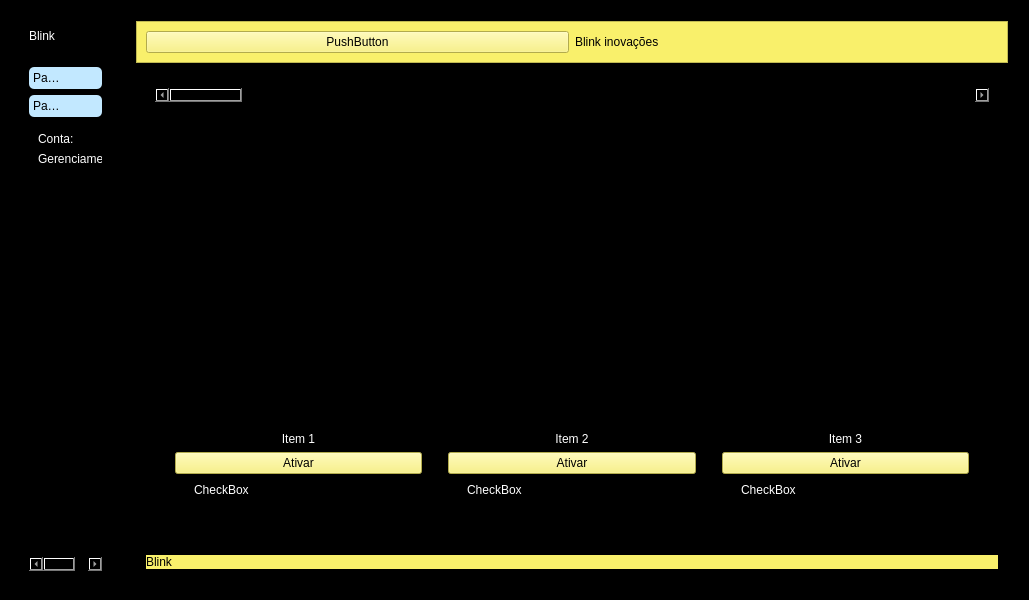
<?xml version="1.0" encoding="UTF-8"?>
<ui version="4.0">
 <class>Widget</class>
 <widget class="QWidget" name="Widget">
  <property name="geometry">
   <rect>
    <x>0</x>
    <y>0</y>
    <width>1029</width>
    <height>600</height>
   </rect>
  </property>
  <property name="windowTitle">
   <string>Widget</string>
  </property>
  <property name="styleSheet">
   <string notr="true">background-color: rgb(0, 0, 0);
</string>
  </property>
  <layout class="QHBoxLayout" name="horizontalLayout">
   <item>
    <widget class="QFrame" name="left_container">
     <property name="maximumSize">
      <size>
       <width>200</width>
       <height>16777215</height>
      </size>
     </property>
     <property name="styleSheet">
      <string notr="true">*{
	border:none;
	color: rgb(255, 255, 255);
}</string>
     </property>
     <property name="frameShape">
      <enum>QFrame::StyledPanel</enum>
     </property>
     <property name="frameShadow">
      <enum>QFrame::Raised</enum>
     </property>
     <layout class="QVBoxLayout" name="verticalLayout_2">
      <item>
       <widget class="QFrame" name="frame_3">
        <property name="frameShape">
         <enum>QFrame::StyledPanel</enum>
        </property>
        <property name="frameShadow">
         <enum>QFrame::Raised</enum>
        </property>
        <layout class="QHBoxLayout" name="horizontalLayout_4">
         <item>
          <widget class="QLabel" name="label_3">
           <property name="text">
            <string>Blink</string>
           </property>
          </widget>
         </item>
        </layout>
       </widget>
      </item>
      <item>
       <widget class="QFrame" name="frame_4">
        <property name="styleSheet">
         <string notr="true">border-color: rgb(249, 240, 107);
gridline-color: rgb(249, 240, 107);</string>
        </property>
        <property name="frameShape">
         <enum>QFrame::StyledPanel</enum>
        </property>
        <property name="frameShadow">
         <enum>QFrame::Raised</enum>
        </property>
        <layout class="QVBoxLayout" name="verticalLayout_3">
         <item>
          <widget class="QToolBox" name="toolBox">
           <property name="styleSheet">
            <string notr="true">QToolBox::tab{
	color: rgb(0, 0, 0);
	border-radius: 5px;
	background-color: rgb(194,232,255);
	text-align:left;
}

QPushButton:hover{
	color: rgb(0, 0, 0);
	border-top-left-radius: 15px;
	background-color: rgb(192, 191, 188);
}</string>
           </property>
           <property name="currentIndex">
            <number>1</number>
           </property>
           <widget class="QWidget" name="page">
            <property name="geometry">
             <rect>
              <x>0</x>
              <y>0</y>
              <width>80</width>
              <height>429</height>
             </rect>
            </property>
            <attribute name="label">
             <string>Page 1</string>
            </attribute>
            <layout class="QVBoxLayout" name="verticalLayout_4">
             <item>
              <widget class="QPushButton" name="button_home">
               <property name="text">
                <string>Home</string>
               </property>
              </widget>
             </item>
             <item>
              <widget class="QPushButton" name="butto_contato">
               <property name="text">
                <string>Contatos</string>
               </property>
              </widget>
             </item>
             <item>
              <widget class="QPushButton" name="button_sobre">
               <property name="text">
                <string>Sobre</string>
               </property>
              </widget>
             </item>
             <item>
              <spacer name="verticalSpacer">
               <property name="orientation">
                <enum>Qt::Vertical</enum>
               </property>
               <property name="sizeHint" stdset="0">
                <size>
                 <width>20</width>
                 <height>40</height>
                </size>
               </property>
              </spacer>
             </item>
            </layout>
           </widget>
           <widget class="QWidget" name="page_2">
            <property name="geometry">
             <rect>
              <x>0</x>
              <y>0</y>
              <width>123</width>
              <height>429</height>
             </rect>
            </property>
            <attribute name="label">
             <string>Page 2</string>
            </attribute>
            <layout class="QVBoxLayout" name="verticalLayout_5">
             <item>
              <widget class="QLabel" name="text_account">
               <property name="text">
                <string>Conta:</string>
               </property>
              </widget>
             </item>
             <item>
              <widget class="QPushButton" name="button_gerenciar">
               <property name="text">
                <string>Gerenciamento</string>
               </property>
              </widget>
             </item>
             <item>
              <spacer name="verticalSpacer_2">
               <property name="orientation">
                <enum>Qt::Vertical</enum>
               </property>
               <property name="sizeHint" stdset="0">
                <size>
                 <width>20</width>
                 <height>40</height>
                </size>
               </property>
              </spacer>
             </item>
            </layout>
           </widget>
          </widget>
         </item>
        </layout>
       </widget>
      </item>
     </layout>
    </widget>
   </item>
   <item>
    <widget class="QFrame" name="right_container">
     <property name="styleSheet">
      <string notr="true">*{
	color: rgb(255, 255, 255);
}</string>
     </property>
     <property name="frameShape">
      <enum>QFrame::StyledPanel</enum>
     </property>
     <property name="frameShadow">
      <enum>QFrame::Raised</enum>
     </property>
     <layout class="QVBoxLayout" name="verticalLayout">
      <item>
       <widget class="QFrame" name="Header">
        <property name="styleSheet">
         <string notr="true">*{
	background-color: rgb(249, 240, 107);
	
	color: rgb(0, 0, 0);
}</string>
        </property>
        <property name="frameShape">
         <enum>QFrame::StyledPanel</enum>
        </property>
        <property name="frameShadow">
         <enum>QFrame::Raised</enum>
        </property>
        <layout class="QHBoxLayout" name="horizontalLayout_2">
         <item>
          <widget class="QPushButton" name="btn_toggle">
           <property name="text">
            <string>PushButton</string>
           </property>
          </widget>
         </item>
         <item>
          <widget class="QLabel" name="label">
           <property name="text">
            <string>Blink inovações</string>
           </property>
          </widget>
         </item>
        </layout>
       </widget>
      </item>
      <item>
       <widget class="QFrame" name="MainFrame">
        <property name="sizePolicy">
         <sizepolicy hsizetype="Preferred" vsizetype="Expanding">
          <horstretch>0</horstretch>
          <verstretch>0</verstretch>
         </sizepolicy>
        </property>
        <property name="frameShape">
         <enum>QFrame::StyledPanel</enum>
        </property>
        <property name="frameShadow">
         <enum>QFrame::Raised</enum>
        </property>
        <layout class="QVBoxLayout">
         <item>
          <widget class="QStackedWidget" name="Pages">
           <property name="currentIndex">
            <number>3</number>
           </property>
           <widget class="QWidget" name="pg_home">
            <layout class="QHBoxLayout" name="horizontalLayout_5">
             <item>
              <widget class="QLabel" name="Logo">
               <property name="text">
                <string>&lt;html&gt;&lt;head/&gt;&lt;body&gt;&lt;p align=&quot;center&quot;&gt;&lt;img src=&quot;:/imgs/QrcFiles/_icons/mcqueen lighting icon&quot;/&gt;&lt;span style=&quot; vertical-align:super;&quot;&gt;&lt;br/&gt;&lt;/span&gt;&lt;/p&gt;&lt;/body&gt;&lt;/html&gt;</string>
               </property>
               <property name="textFormat">
                <enum>Qt::RichText</enum>
               </property>
               <property name="scaledContents">
                <bool>true</bool>
               </property>
              </widget>
             </item>
             <item>
              <widget class="QLabel" name="label_5">
               <property name="font">
                <font>
                 <pointsize>8</pointsize>
                </font>
               </property>
               <property name="text">
                <string>&lt;html&gt;&lt;head/&gt;&lt;body&gt;&lt;h1 style=&quot; margin-top:18px; margin-bottom:12px; margin-left:0px; margin-right:0px; -qt-block-indent:0; text-indent:0px;&quot;&gt;&lt;span style=&quot; font-size:xx-large; font-weight:700;&quot;&gt;Bem-vindo à Blink - Gerenciamento de Energia&lt;/span&gt;&lt;/h1&gt;&lt;p&gt;Conectamos você ao futuro sustentável com soluções inteligentes e eficientes para o&lt;br/&gt;gerenciamento de energia. Nossos serviços incluem:&lt;/p&gt;&lt;ol style=&quot;margin-top: 0px; margin-bottom: 0px; margin-left: 0px; margin-right: 0px; -qt-list-indent: 1;&quot;&gt;&lt;li style=&quot; margin-top:12px; margin-bottom:12px; margin-left:0px; margin-right:0px; -qt-block-indent:0; text-indent:0px;&quot;&gt;&lt;span style=&quot; font-weight:700;&quot;&gt;Eficiência Energética&lt;/span&gt;: Consultoria personalizada para otimizar o uso de&lt;br/&gt;energia em sua casa ou empresa.&lt;/li&gt;&lt;li style=&quot; margin-top:12px; margin-bottom:12px; margin-left:0px; margin-right:0px; -qt-block-indent:0; text-indent:0px;&quot;&gt;&lt;span style=&quot; font-weight:700;&quot;&gt;Monitoramento Inteligente&lt;/span&gt;: Acompanhe o consumo de energia em&lt;br/&gt;tempo real e tome decisões informadas.&lt;/li&gt;&lt;li style=&quot; margin-top:12px; margin-bottom:12px; margin-left:0px; margin-right:0px; -qt-block-indent:0; text-indent:0px;&quot;&gt;&lt;span style=&quot; font-weight:700;&quot;&gt;Energias Renováveis&lt;/span&gt;: Explore fontes limpas como solar e eólica.&lt;/li&gt;&lt;li style=&quot; margin-top:12px; margin-bottom:12px; margin-left:0px; margin-right:0px; -qt-block-indent:0; text-indent:0px;&quot;&gt;&lt;span style=&quot; font-weight:700;&quot;&gt;Armazenamento de Energia&lt;/span&gt;: Soluções eficientes para uso residencial e&lt;br/&gt;comercial.&lt;/li&gt;&lt;/ol&gt;&lt;p&gt;Junte-se à Blink e faça parte da revolução energética!&lt;/p&gt;&lt;/body&gt;&lt;/html&gt;</string>
               </property>
               <property name="scaledContents">
                <bool>true</bool>
               </property>
              </widget>
             </item>
            </layout>
           </widget>
           <widget class="QWidget" name="pg_contatos">
            <layout class="QVBoxLayout" name="verticalLayout_6">
             <item>
              <widget class="QFrame" name="frame">
               <property name="sizePolicy">
                <sizepolicy hsizetype="MinimumExpanding" vsizetype="Fixed">
                 <horstretch>0</horstretch>
                 <verstretch>0</verstretch>
                </sizepolicy>
               </property>
               <property name="frameShape">
                <enum>QFrame::StyledPanel</enum>
               </property>
               <property name="frameShadow">
                <enum>QFrame::Raised</enum>
               </property>
               <layout class="QVBoxLayout" name="verticalLayout_7">
                <item>
                 <widget class="QLabel" name="label_4">
                  <property name="text">
                   <string>&lt;html&gt;&lt;head/&gt;&lt;body&gt;&lt;p align=&quot;center&quot;&gt;&lt;span style=&quot; font-size:28pt;&quot;&gt;Contatos&lt;/span&gt;&lt;/p&gt;&lt;/body&gt;&lt;/html&gt;</string>
                  </property>
                 </widget>
                </item>
               </layout>
              </widget>
             </item>
             <item>
              <widget class="QFrame" name="frame_2">
               <property name="frameShape">
                <enum>QFrame::StyledPanel</enum>
               </property>
               <property name="frameShadow">
                <enum>QFrame::Raised</enum>
               </property>
               <layout class="QVBoxLayout" name="verticalLayout_8">
                <item>
                 <widget class="QLabel" name="label_6">
                  <property name="text">
                   <string>&lt;html&gt;&lt;head/&gt;&lt;body&gt;&lt;p align=&quot;center&quot;&gt;&lt;img src=&quot;:/imgs/QrcFiles/_icons/icons8-whatsapp-48.png&quot;/&gt;&lt;a href=&quot;https://api.whatsapp.com/send?phone=5511931004219&amp;amp;text=Ol%C3%A1%2C%20meu%20amigo!&quot;&gt;&lt;span style=&quot; font-size:24pt; vertical-align:super;&quot;&gt;Ivan Mendonça&lt;/span&gt;&lt;/p&gt;&lt;/body&gt;&lt;/html&gt;</string>
                  </property>
                 </widget>
                </item>
                <item>
                 <widget class="QLabel" name="label_7">
                  <property name="text">
                   <string>&lt;html&gt;&lt;head/&gt;&lt;body&gt;&lt;p align=&quot;center&quot;&gt;&lt;img src=&quot;:/imgs/QrcFiles/_icons/icons8-instagram-48.png&quot;/&gt;&lt;a href=&quot;https://www.instagram.com/diagramadevann/&quot;&gt;&lt;span style=&quot; font-size:24pt; vertical-align:super;&quot;&gt;BlinkEnergia&lt;/span&gt;&lt;/p&gt;&lt;/body&gt;&lt;/html&gt;</string>
                  </property>
                 </widget>
                </item>
                <item>
                 <widget class="QLabel" name="label_8">
                  <property name="text">
                   <string>&lt;html&gt;&lt;head/&gt;&lt;body&gt;&lt;p align=&quot;center&quot;&gt;&lt;img src=&quot;:/imgs/QrcFiles/_icons/icons8-linkedin-48.png&quot;/&gt;&lt;a href=&quot;https://www.linkedin.com/in/ivanaguiarm/&quot;&gt;&lt;span style=&quot; font-size:24pt; vertical-align:super;&quot;&gt;Blink Energia&lt;/span&gt;&lt;/p&gt;&lt;/body&gt;&lt;/html&gt;</string>
                  </property>
                 </widget>
                </item>
                <item>
                 <widget class="QLabel" name="label_9">
                  <property name="text">
                   <string>&lt;html&gt;&lt;head/&gt;&lt;body&gt;&lt;p align=&quot;center&quot;&gt;&lt;img src=&quot;:/imgs/QrcFiles/_icons/icons8-twitterx-48.png&quot;/&gt;&lt;span style=&quot; font-size:24pt; vertical-align:super;&quot;&gt;BlinkEnergia&lt;/span&gt;&lt;/p&gt;&lt;/body&gt;&lt;/html&gt;</string>
                  </property>
                 </widget>
                </item>
               </layout>
              </widget>
             </item>
            </layout>
           </widget>
           <widget class="QWidget" name="pg_sobre">
            <layout class="QVBoxLayout" name="verticalLayout_9">
             <item>
              <widget class="QFrame" name="frame_5">
               <property name="frameShape">
                <enum>QFrame::StyledPanel</enum>
               </property>
               <property name="frameShadow">
                <enum>QFrame::Raised</enum>
               </property>
               <layout class="QVBoxLayout" name="verticalLayout_10">
                <item>
                 <widget class="QLabel" name="label_10">
                  <property name="text">
                   <string>&lt;html&gt;&lt;head/&gt;&lt;body&gt;&lt;p align=&quot;center&quot;&gt;&lt;span style=&quot; font-size:48pt; font-weight:700;&quot;&gt;Sobre...&lt;/span&gt;&lt;/p&gt;&lt;/body&gt;&lt;/html&gt;</string>
                  </property>
                 </widget>
                </item>
               </layout>
              </widget>
             </item>
             <item>
              <widget class="QFrame" name="frame_6">
               <property name="sizePolicy">
                <sizepolicy hsizetype="MinimumExpanding" vsizetype="Expanding">
                 <horstretch>0</horstretch>
                 <verstretch>0</verstretch>
                </sizepolicy>
               </property>
               <property name="frameShape">
                <enum>QFrame::StyledPanel</enum>
               </property>
               <property name="frameShadow">
                <enum>QFrame::Raised</enum>
               </property>
               <layout class="QVBoxLayout" name="verticalLayout_11">
                <item>
                 <widget class="QLabel" name="label_11">
                  <property name="text">
                   <string>&lt;html&gt;&lt;head/&gt;&lt;body&gt;&lt;p align=&quot;center&quot;&gt;&lt;span style=&quot; font-size:10pt;&quot;&gt;A &lt;/span&gt;&lt;span style=&quot; font-size:10pt; font-weight:700;&quot;&gt;Blink Empresas&lt;/span&gt;&lt;span style=&quot; font-size:10pt;&quot;&gt; é especializada em soluções de gerenciamento e controle de energia elétrica para empresas. &lt;br/&gt;Oferecemos serviços como monitoramento de consumo, otimização de demanda, e eficiência energética.&lt;br/&gt; Nossa equipe de especialistas trabalha para garantir que sua empresa tenha um uso inteligente e sustentável&lt;br/&gt; da energia elétrica, reduzindo custos e impacto ambiental.&lt;/span&gt;&lt;/p&gt;&lt;p align=&quot;center&quot;&gt;&lt;span style=&quot; font-size:10pt;&quot;&gt;Se você deseja saber mais detalhes ou tem alguma necessidade específica, não hesite&lt;br/&gt; em entrar em contato conosco! 💡🔌&lt;/span&gt;&lt;/p&gt;&lt;/body&gt;&lt;/html&gt;</string>
                  </property>
                 </widget>
                </item>
                <item>
                 <widget class="QLabel" name="label_12">
                  <property name="text">
                   <string>&lt;html&gt;&lt;head/&gt;&lt;body&gt;&lt;p align=&quot;center&quot;&gt;&lt;img src=&quot;:/imgs/QrcFiles/_icons/PostAmbScience_EG35-590x275.png&quot;/&gt;&lt;/p&gt;&lt;/body&gt;&lt;/html&gt;</string>
                  </property>
                 </widget>
                </item>
               </layout>
              </widget>
             </item>
            </layout>
           </widget>
           <widget class="QWidget" name="pg_gerenciamento">
            <layout class="QVBoxLayout" name="verticalLayout_12">
             <item>
              <widget class="QScrollBar" name="horizontalScrollBar">
               <property name="orientation">
                <enum>Qt::Horizontal</enum>
               </property>
              </widget>
             </item>
             <item>
              <widget class="QFrame" name="frame_7">
               <property name="frameShape">
                <enum>QFrame::StyledPanel</enum>
               </property>
               <property name="frameShadow">
                <enum>QFrame::Raised</enum>
               </property>
               <layout class="QHBoxLayout" name="horizontalLayout_6">
                <item>
                 <widget class="QFrame" name="frame_8">
                  <property name="frameShape">
                   <enum>QFrame::StyledPanel</enum>
                  </property>
                  <property name="frameShadow">
                   <enum>QFrame::Raised</enum>
                  </property>
                  <layout class="QVBoxLayout" name="verticalLayout_14">
                   <item>
                    <widget class="QGraphicsView" name="graphicsView"/>
                   </item>
                   <item>
                    <widget class="QLabel" name="label_13">
                     <property name="text">
                      <string>&lt;html&gt;&lt;head/&gt;&lt;body&gt;&lt;p align=&quot;center&quot;&gt;Item 1&lt;/p&gt;&lt;/body&gt;&lt;/html&gt;</string>
                     </property>
                    </widget>
                   </item>
                   <item>
                    <widget class="QPushButton" name="pushButton">
                     <property name="styleSheet">
                      <string notr="true">background-color: rgb(249, 240, 107);
color: rgb(0, 0, 0);</string>
                     </property>
                     <property name="text">
                      <string>Ativar</string>
                     </property>
                    </widget>
                   </item>
                   <item>
                    <widget class="QCheckBox" name="checkBox">
                     <property name="text">
                      <string>CheckBox</string>
                     </property>
                    </widget>
                   </item>
                  </layout>
                 </widget>
                </item>
                <item>
                 <widget class="QFrame" name="frame_9">
                  <property name="frameShape">
                   <enum>QFrame::StyledPanel</enum>
                  </property>
                  <property name="frameShadow">
                   <enum>QFrame::Raised</enum>
                  </property>
                  <layout class="QVBoxLayout" name="verticalLayout_15">
                   <item>
                    <widget class="QGraphicsView" name="graphicsView_2"/>
                   </item>
                   <item>
                    <widget class="QLabel" name="label_14">
                     <property name="text">
                      <string>&lt;html&gt;&lt;head/&gt;&lt;body&gt;&lt;p align=&quot;center&quot;&gt;Item 2&lt;/p&gt;&lt;/body&gt;&lt;/html&gt;</string>
                     </property>
                    </widget>
                   </item>
                   <item>
                    <widget class="QPushButton" name="pushButton_2">
                     <property name="styleSheet">
                      <string notr="true">color: rgb(0, 0, 0);
background-color: rgb(249, 240, 107);</string>
                     </property>
                     <property name="text">
                      <string>Ativar</string>
                     </property>
                    </widget>
                   </item>
                   <item>
                    <widget class="QCheckBox" name="checkBox_2">
                     <property name="text">
                      <string>CheckBox</string>
                     </property>
                    </widget>
                   </item>
                  </layout>
                 </widget>
                </item>
                <item>
                 <widget class="QFrame" name="frame_10">
                  <property name="frameShape">
                   <enum>QFrame::StyledPanel</enum>
                  </property>
                  <property name="frameShadow">
                   <enum>QFrame::Raised</enum>
                  </property>
                  <layout class="QVBoxLayout" name="verticalLayout_13">
                   <item>
                    <widget class="QGraphicsView" name="graphicsView_3"/>
                   </item>
                   <item>
                    <widget class="QLabel" name="label_15">
                     <property name="text">
                      <string>&lt;html&gt;&lt;head/&gt;&lt;body&gt;&lt;p align=&quot;center&quot;&gt;Item 3&lt;/p&gt;&lt;/body&gt;&lt;/html&gt;</string>
                     </property>
                    </widget>
                   </item>
                   <item>
                    <widget class="QPushButton" name="pushButton_3">
                     <property name="styleSheet">
                      <string notr="true">color: rgb(0, 0, 0);
background-color: rgb(249, 240, 107);</string>
                     </property>
                     <property name="text">
                      <string>Ativar</string>
                     </property>
                    </widget>
                   </item>
                   <item>
                    <widget class="QCheckBox" name="checkBox_3">
                     <property name="text">
                      <string>CheckBox</string>
                     </property>
                    </widget>
                   </item>
                  </layout>
                 </widget>
                </item>
               </layout>
              </widget>
             </item>
            </layout>
           </widget>
          </widget>
         </item>
        </layout>
       </widget>
      </item>
      <item>
       <widget class="QFrame" name="Footer">
        <property name="frameShape">
         <enum>QFrame::StyledPanel</enum>
        </property>
        <property name="frameShadow">
         <enum>QFrame::Raised</enum>
        </property>
        <layout class="QHBoxLayout" name="horizontalLayout_3">
         <item>
          <widget class="QLabel" name="label_2">
           <property name="styleSheet">
            <string notr="true">*{
	
	background-color: rgb(249, 240, 107);
	color: rgb(0, 0, 0);
}</string>
           </property>
           <property name="text">
            <string>Blink</string>
           </property>
          </widget>
         </item>
        </layout>
       </widget>
      </item>
     </layout>
    </widget>
   </item>
  </layout>
 </widget>
 <resources/>
 <connections/>
</ui>
